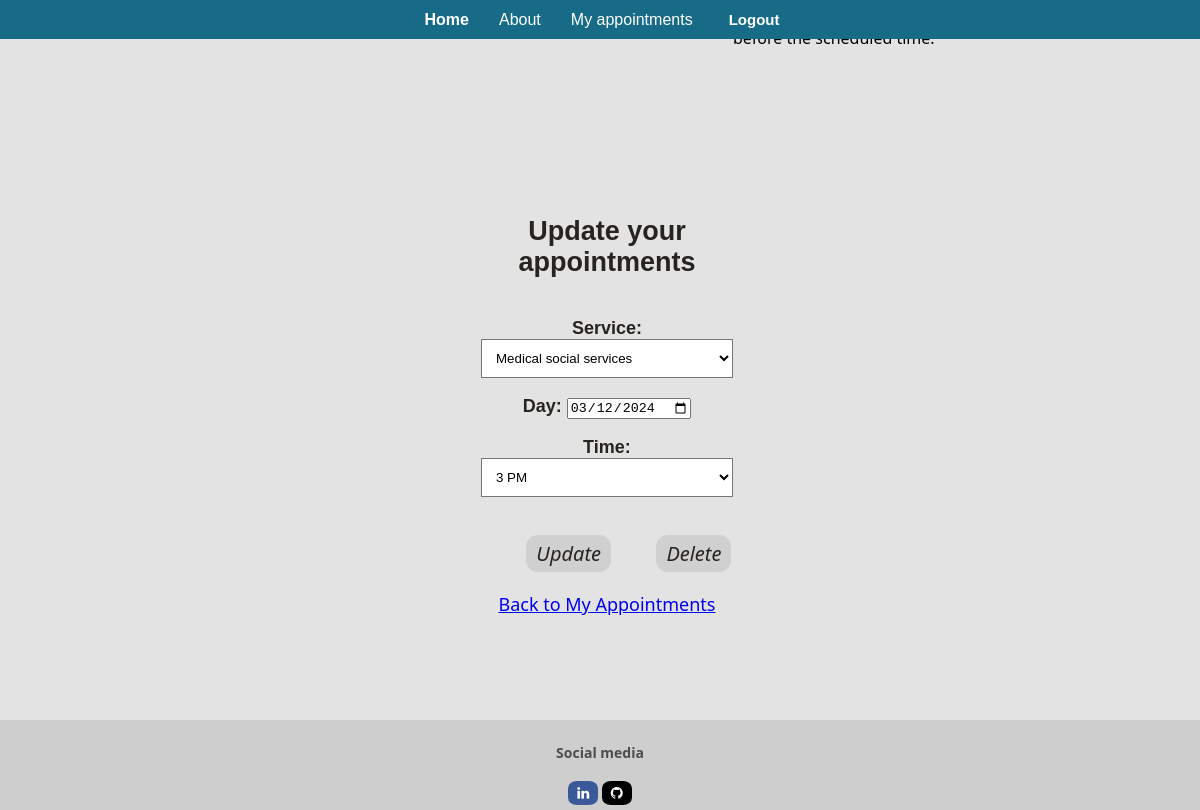
Page /update_appointment/33/ (signed in) on the earlier database version.
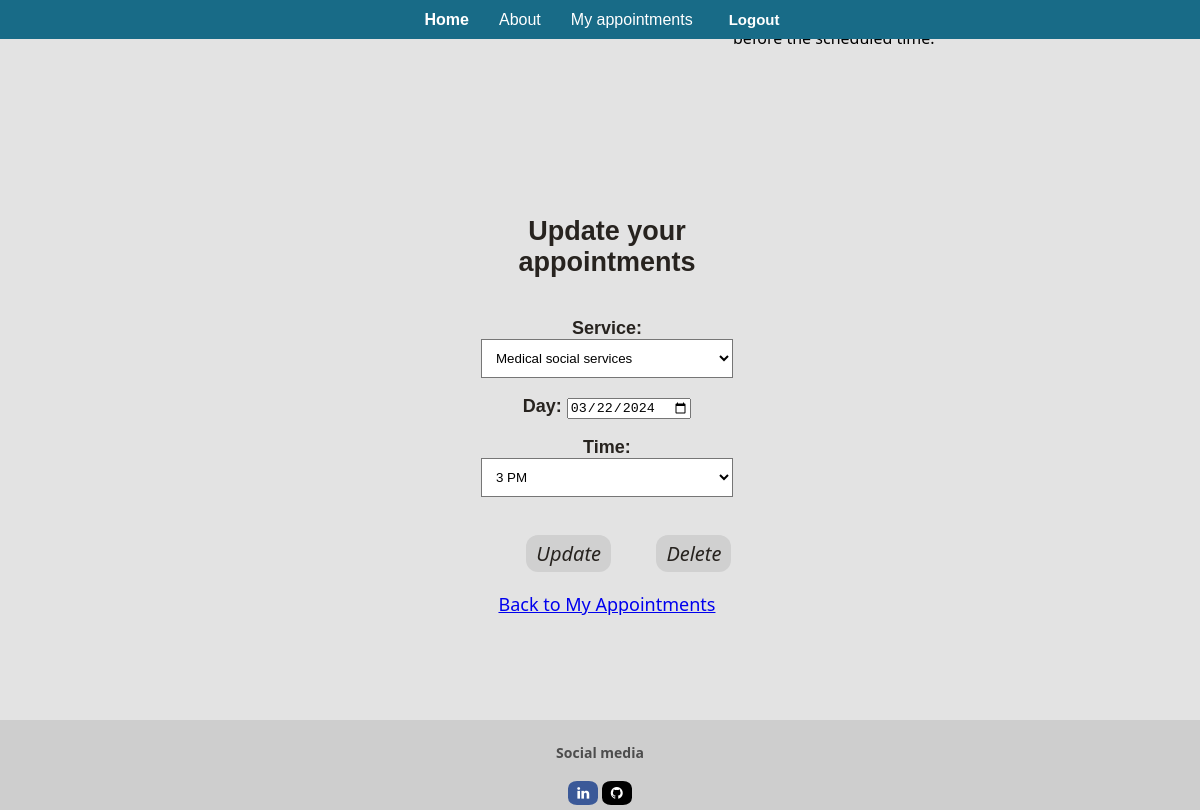
Same page on the later database version.
### app/models.py (models this page shows, shortened)
class Appointment(models.Model):
    class Meta:
        indexes = [
            models.Index(fields=['user']),
            models.Index(fields=['day']),
            models.Index(fields=['time']),
        ]
    user = models.ForeignKey(User, on_delete=models.CASCADE, null=True, blank=True)
    service = models.CharField(max_length=50, choices=SERVICE_CHOICES, default="Doctor care")
    day = models.DateField(default=timezone.now)
    time = models.CharField(max_length=10, choices=TIME_CHOICES, default="3 PM")
    time_ordered = models.DateTimeField(default=datetime.now, blank=True)

### app/views.py (the view)
# urls.py: path("update_appointment/<int:appointment_id>/", views.update_appointment, name="update_appointment"),
def update_appointment(request, appointment_id):
    appointment = get_object_or_404(Appointment, pk=appointment_id, user=request.user)
    if request.method == 'POST':
        if 'update' in request.POST:
            update_form = UpdateAppointmentForm(request.POST, instance=appointment)
            if update_form.is_valid():
                update_form.save()
                return redirect('my_appointments')
        elif 'delete' in request.POST:
            appointment.delete()
        return redirect('my_appointments')
    else:
        form = UpdateAppointmentForm(instance=appointment)
    return render(request, 'app/update_appointment.html', {'form': form, 'appointment': appointment})

### app/forms.py (shortened to what this page needs)
class UpdateAppointmentForm(forms.ModelForm):
    class Meta:
        model = Appointment
        fields = ['service', 'day', 'time']
        widgets = {
            'day': CustomDateSelectorWidget(),
        }

### app/templates/app/update_appointment.html (shortened to what this page needs)
{% extends "app/layout.html" %}
{% block content %}
<div class="update-container">
  <h2> Update your appointments</h2>
  <form method="post" action="{% url 'update_appointment' appointment.id %}">
    {{ form.as_p }}
    <div class="button-container">
      <button class="button3" type="submit" name="update">Update</button>
      <button class="button3" type="submit" name="delete">Delete</button>
    </div>
  </form>
  <a style="margin-top: 20px;" href="{% url 'my_appointments' %}">Back to My Appointments</a>
</div>
{% endblock %}

Differences in the rows shown:
changed Appointment "Medical social services": day "03/12/2024" → "03/22/2024"
